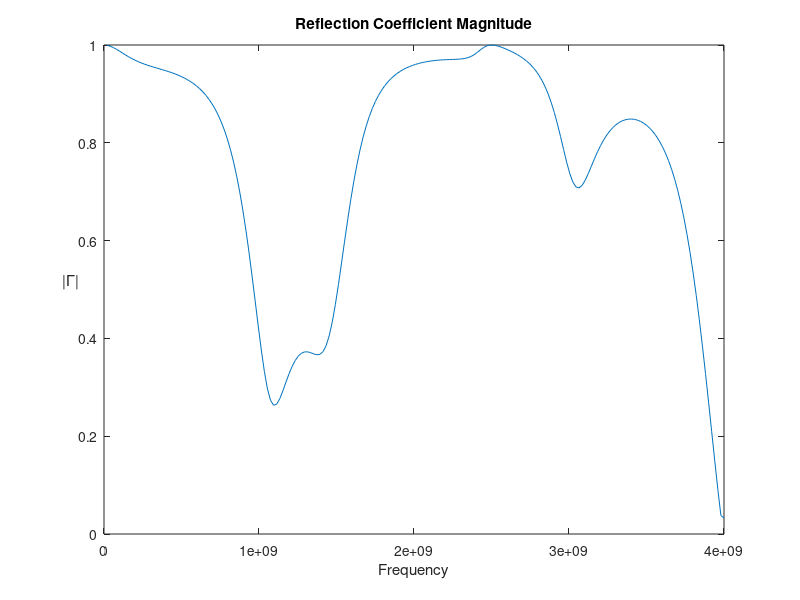
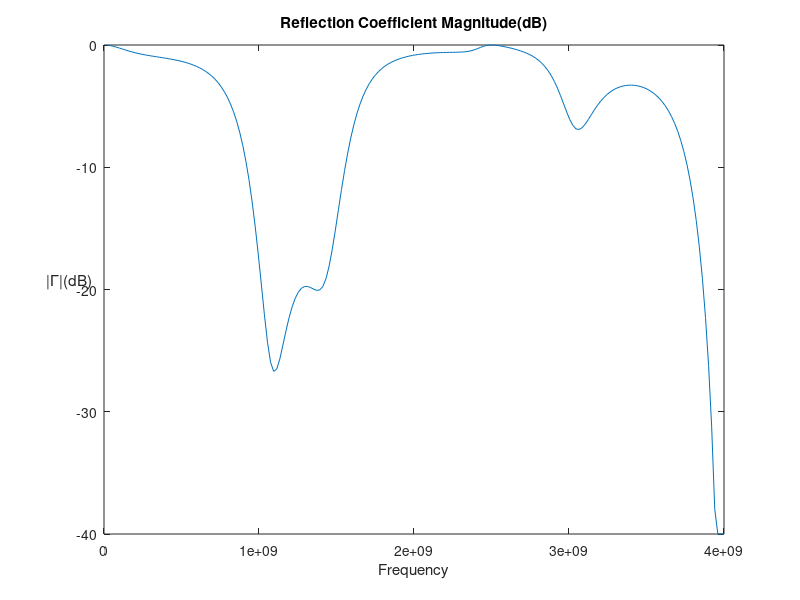

Write the MATLAB code that produced these figures, in order.
% Intitailization of variables
Zo=50;
Yo= 1/Zo;
fo=10^9;
N=201;
ZL=100;
C=2*10^(-12);

% f vector
f = 0:(4*fo/N):(4*fo);

% β(f)*l
bl1 = 0.64*pi*f/fo;
bl2 = 0.48*pi*f/fo;
bl3 = 0.2*pi*f/fo;

% Calculation of Reflection Coefficient Magnitude 
Zin3 = Zo*(ZL + 1i * Zo * tan(bl1))./(Zo + 1i * ZL * tan(bl1));

Zc= Zin3 - 1i./(2*pi*f*C);

Zin2 = Zo*(Zc + 1i * Zo * tan(bl2))./(Zo + 1i * Zc .* tan(bl2));
Yin2 = 1./Zin2;

Yopen = 1i * Yo * tan(bl3);
 
Yin = Yopen + Yin2;
Zin = 1./Yin;

%Finally
S11 = abs((Zin - Zo)./(Zin + Zo));
S11_dB = 20*log(S11);

% Plots
figure
plot(f,S11);
title("Reflection Coefficient Magnitude")
hold on
xlabel("Frequency");
ylabel("|Γ|","Rotation",0);
hold off

S11_dB(S11_dB < -40) = -40;

figure
plot(f,S11_dB);
title("Reflection Coefficient Magnitude(dB)")
hold on
xlabel("Frequency");
ylabel("|Γ|(dB)","Rotation",0);
hold off


